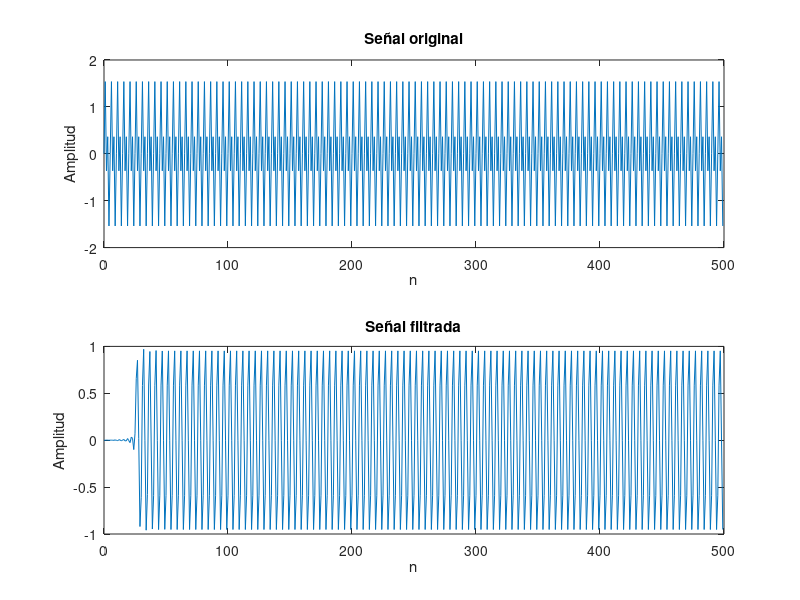
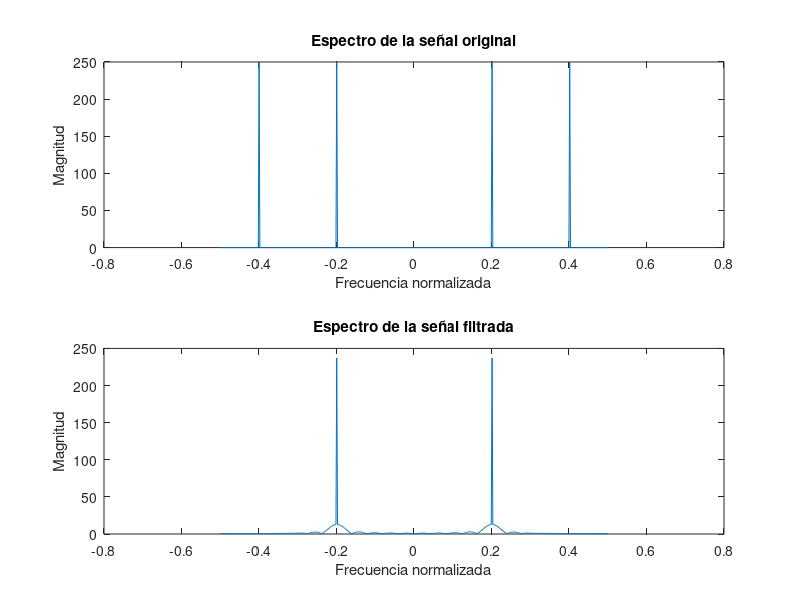

Write the MATLAB code that produced these figures, in order.
% Ejercicio 5 - Diseño manual de filtro FIR pasa bajos sin toolboxes

% Paso 1: Crear sinc manual + ventana Hamming
orden = 51;
fc = 0.3;
M = orden;
n = 0:M;
n_centered = n - M/2;

% Implementación de sinc(x) manual: sinc(x) = sin(pi*x)/(pi*x)
sinc_manual = zeros(size(n_centered));
for i = 1:length(n_centered)
    if n_centered(i) == 0
        sinc_manual(i) = 1;
    else
        sinc_manual(i) = sin(pi * 2 * fc * n_centered(i)) / (pi * 2 * fc * n_centered(i));
    end
end

hd = 2 * fc * sinc_manual;

% Ventana de Hamming manual
w_hamming = 0.54 - 0.46 * cos(2*pi*n / M);

% Coeficientes del filtro FIR
b = hd .* w_hamming;
a = 1;

% Paso 2: Crear señal con dos frecuencias
N = 500;
n_sig = 0:N-1;
f1 = 0.2;  % Dentro del paso del filtro
f2 = 0.4;  % Fuera del paso del filtro

x = sin(2*pi*f1*n_sig) + sin(2*pi*f2*n_sig);

% Paso 3: Aplicar el filtro
y = filter(b, a, x);

% Paso 4a: Representar señales en el tiempo
figure;
subplot(2,1,1); plot(n_sig, x); title('Señal original');
xlabel('n'); ylabel('Amplitud');

subplot(2,1,2); plot(n_sig, y); title('Señal filtrada');
xlabel('n'); ylabel('Amplitud');

% Paso 4b: Análisis en frecuencia
X = abs(fftshift(fft(x)));
Y = abs(fftshift(fft(y)));
f = linspace(-0.5, 0.5, N);

figure;
subplot(2,1,1); plot(f, X); title('Espectro de la señal original');
xlabel('Frecuencia normalizada'); ylabel('Magnitud');

subplot(2,1,2); plot(f, Y); title('Espectro de la señal filtrada');
xlabel('Frecuencia normalizada'); ylabel('Magnitud');
